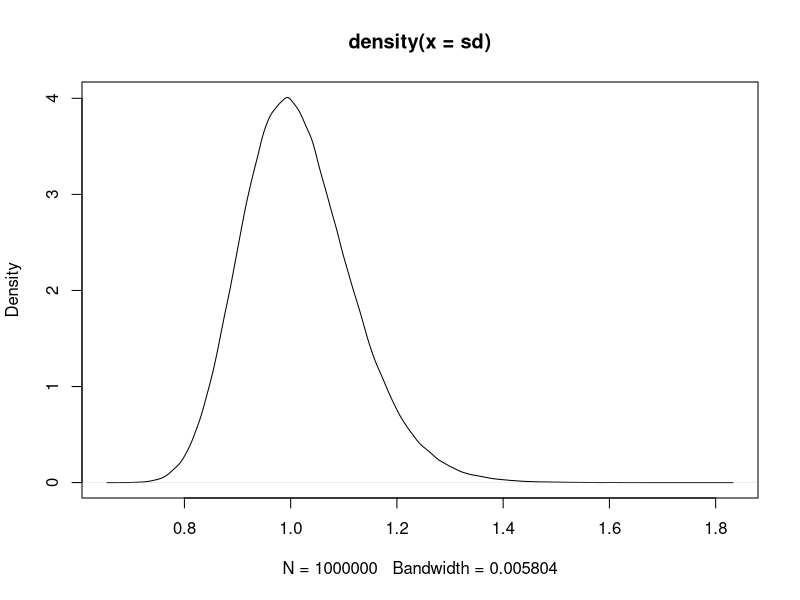
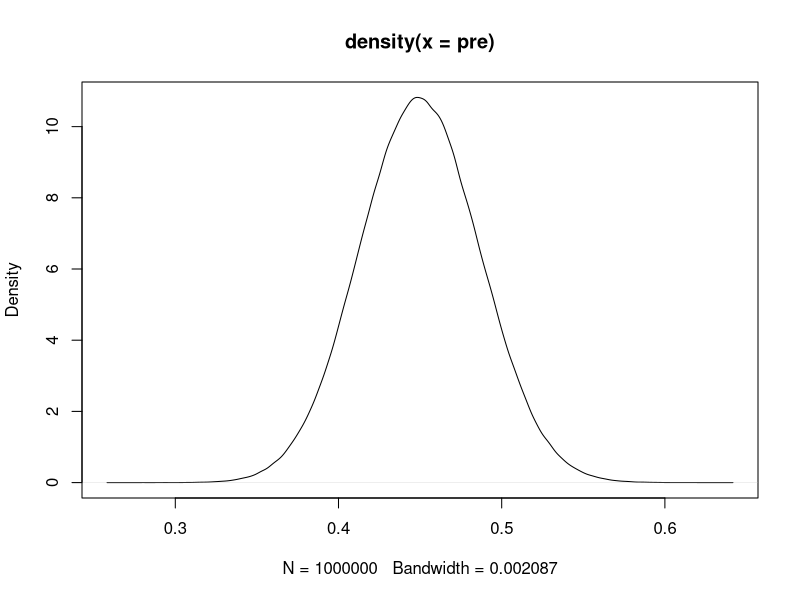
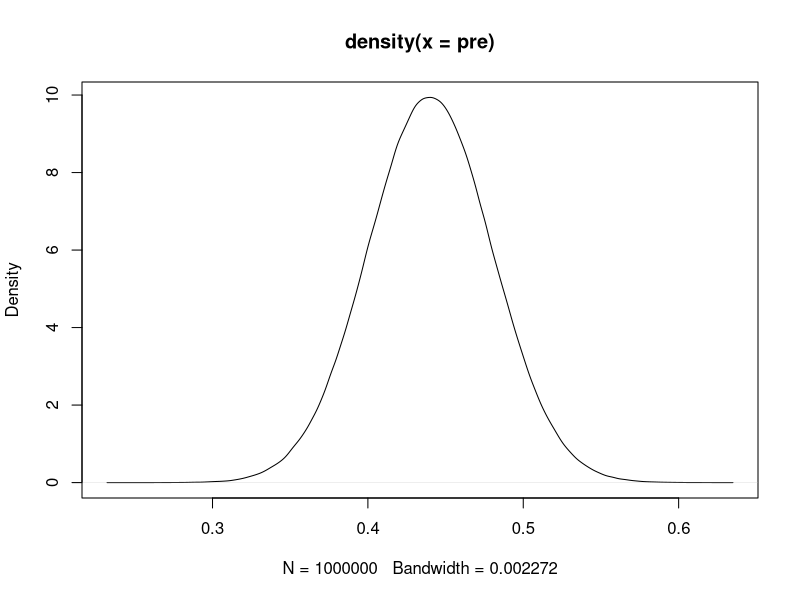

R code for these plots, in order:
## For gamma distribution
# plot function - precision instead of sd
pg = function(shp, rt){
  pre = rgamma(1e6, shp, rt)
  sd = sqrt(1/pre)
  plot(density(sd))
}
pg(1 / 0.2 ^ 2, 1 / 0.2 ^ 2)

## For beta distribution
pb = function(shp, rt){
  pre = rbeta(1e6, shp, rt)
  plot(density(pre))
}
pb(0.45 * 100 / 0.55, 100) 

## For normal distribution
pn = function(mean, sd){
  pre = rnorm(1e6, mean, sd)
  plot(density(pre))
}
pn(0.44, 0.04)
